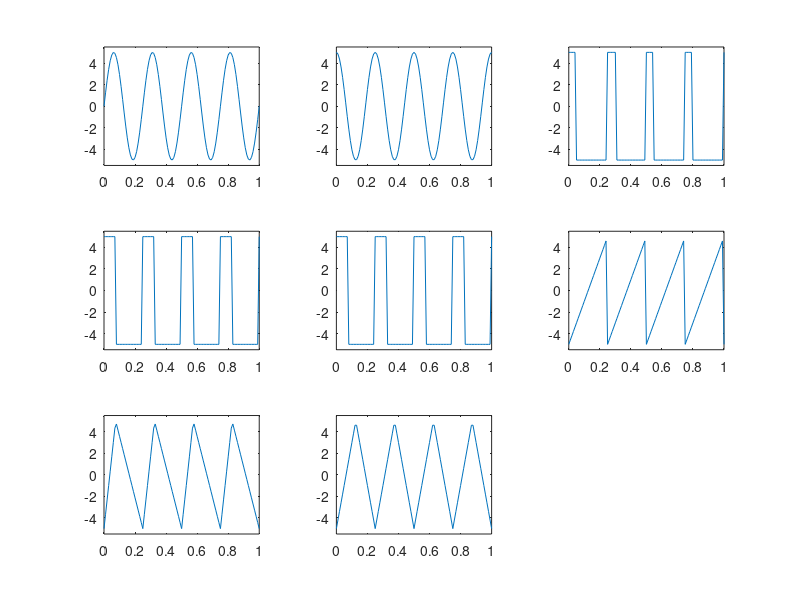

Here is the MATLAB script that generated this plot:
clc
close all
clear all
A=5;
f=4;
t=0:0.01:1;

a=A*sin(2*pi*f*t);
subplot(3,3,1);
plot(t,a);
axis([0 1 -5.5 5.5]);

b=A*cos(2*pi*f*t);
subplot(3,3,2);
plot(t,b);
axis([0 1 -5.5 5.5]);

c=A*square(2*pi*f*t,20);
subplot(3,3,3);
plot(t,c);
axis([0 1 -5.5 5.5]);

d=A*square(2*pi*f*t,30);
subplot(3,3,4);
plot(t,d);
axis([0 1 -5.5 5.5]);

e=A*square(2*pi*f*t,30);
subplot(3,3,5);
plot(t,e);
axis([0 1 -5.5 5.5]);


x=A*sawtooth(2*pi*f*t,1); %sawtooth ranges from 0 to 1%
subplot(3,3,6);
plot(t,x);
axis([0 1 -5.5 5.5]);

x=A*sawtooth(2*pi*f*t,0.3); %sawtooth ranges from 0 to 1%
subplot(3,3,7);
plot(t,x);
axis([0 1 -5.5 5.5]);

x=A*sawtooth(2*pi*f*t,0.5); %sawtooth ranges from 0 to 1%
subplot(3,3,8);
plot(t,x);
axis([0 1 -5.5 5.5]);

